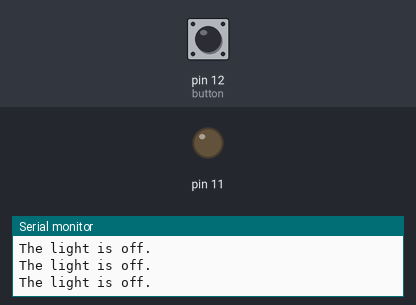
Simulated run of this sketch. Board: Arduino Uno, built with avr-gcc and run on an emulated ATmega328P. Parts: output pins drawn as LEDs (lit = HIGH), the last lines printed to the serial monitor. Dashed ring = blinking. Inputs (shaded band) come from the test bench; at power-on: pin 12 (button) LOW.

Above: at 1.3 s.
1.4 s: pin 12 (button) pulled HIGH for 1 s
At 1.62 s:
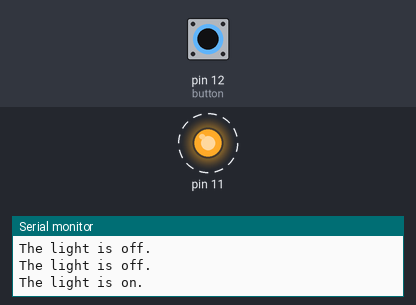
3.9 s: pin 12 (button) pulled HIGH for 0.3 s
At 4.9 s:
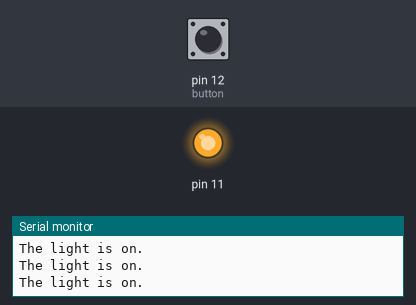
5.7 s: pin 12 (button) pulled HIGH for 3.2 s
At 9.2 s:
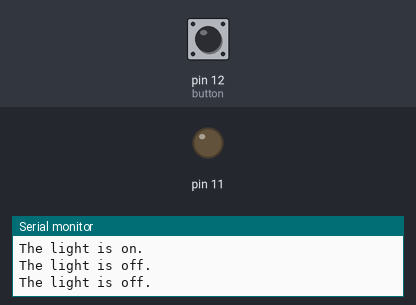
Timing chart, 0 to 10.7 s (numbered marks = the images above; inputs shaded):
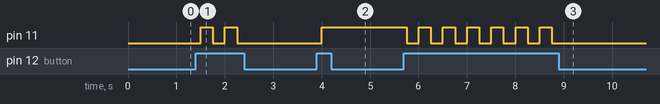

Measured:
- after the input at 1.4 s, pin 11: alternates HIGH for 0.25 s and LOW for 0.25 s, 4 changes in all, then stays LOW, starting after 0.10 s
- after the input at 3.9 s, pin 11: LOW → HIGH after 0.10 s
- after the input at 5.7 s, pin 11: alternates HIGH for 0.25 s and LOW for 0.25 s, 13 changes in all, then stays LOW, starting after 0.05 s

The sketch:

1.09.4_Back_and_Forth_Forever.ino
```cpp
// Unit 1 Digital Sandbox
// Tutorial 1.09 Serial Print

// Create a program where when you press the button at D12 once, your choice of LED turns on and stays on (and the monitor prints “Light is on.”).
// The light remains on until the button is pressed again, at which point the light turns off and stays off (and the monitor prints “Light is off.”) until the button is pressed again.

// HINT: You may want to create a variable called onState (or something similar) that toggles any time the button is pressed.

int onState = 0; // initializing
int remainder;

void setup()
{
  Serial.begin(9600);
  pinMode(11, OUTPUT);
  pinMode(12, INPUT);
}

void loop(){
  if (digitalRead(12) == HIGH){ // checks when the button is pressed
    onState += 1;
  }

  remainder = onState % 2; // figures out whether or not the # of times is even/odd

  if (remainder == 1){ // if odd, light on
    digitalWrite(11, HIGH);
    Serial.println("The light is on.");
  }

  else {
    digitalWrite(11, LOW);
    Serial.println("The light is off.");
  }

  delay(250);
}
```
